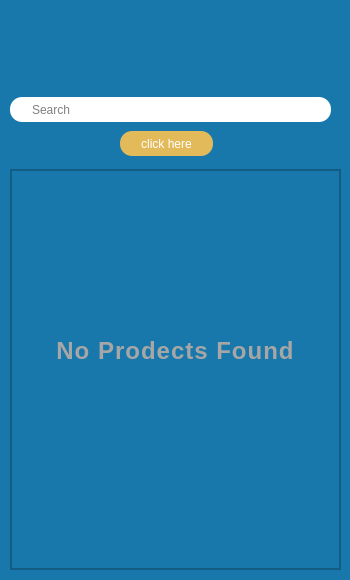
<?xml version="1.0" encoding="UTF-8"?>
<ui version="4.0">
 <class>SellerSearchGui</class>
 <widget class="QDialog" name="SellerSearchGui">
  <property name="geometry">
   <rect>
    <x>0</x>
    <y>0</y>
    <width>350</width>
    <height>580</height>
   </rect>
  </property>
  <property name="windowTitle">
   <string>Dokan Online Market</string>
  </property>
  <property name="windowIcon">
   <iconset resource="Resources.qrc">
    <normaloff>:/img/assets/img/icons/icons8-small-business-96.png</normaloff>:/img/assets/img/icons/icons8-small-business-96.png</iconset>
  </property>
  <property name="styleSheet">
   <string notr="true">*{
background-color: #1978AB;

}</string>
  </property>
  <widget class="QWidget" name="centralwidget" native="true">
   <property name="geometry">
    <rect>
     <x>0</x>
     <y>0</y>
     <width>351</width>
     <height>600</height>
    </rect>
   </property>
   <widget class="QLabel" name="lb_logo_0">
    <property name="geometry">
     <rect>
      <x>90</x>
      <y>18</y>
      <width>161</width>
      <height>71</height>
     </rect>
    </property>
    <property name="text">
     <string/>
    </property>
    <property name="pixmap">
     <pixmap resource="Resources.qrc">:/img/assets/img/logo-white.png</pixmap>
    </property>
    <property name="scaledContents">
     <bool>true</bool>
    </property>
   </widget>
   <widget class="QLineEdit" name="SearchInput">
    <property name="geometry">
     <rect>
      <x>10</x>
      <y>97</y>
      <width>321</width>
      <height>25</height>
     </rect>
    </property>
    <property name="styleSheet">
     <string notr="true">*{
background-color : #ffffff; 
border-radius: 12px;
padding: 0 0 0 20px;

} </string>
    </property>
    <property name="placeholderText">
     <string>Search </string>
    </property>
   </widget>
   <widget class="QScrollArea" name="scrollArea">
    <property name="geometry">
     <rect>
      <x>10</x>
      <y>169</y>
      <width>331</width>
      <height>401</height>
     </rect>
    </property>
    <property name="styleSheet">
     <string notr="true">QScrollBar:vertical {
    border: 2px solid grey;
    background: #32CC99;
    height: 15px;
    margin: 0px 20px 0 20px;
}
QScrollBar::handle:vertical {
    background: white;
    min-width: 20px;
}
QScrollBar::add-line:vertical {
    border: 2px solid grey;
    background: #32CC99;
    width: 20px;
    subcontrol-position: right;
    subcontrol-origin: margin;
}</string>
    </property>
    <property name="widgetResizable">
     <bool>true</bool>
    </property>
    <widget class="QWidget" name="scrollAreaWidgetContents">
     <property name="geometry">
      <rect>
       <x>0</x>
       <y>0</y>
       <width>329</width>
       <height>399</height>
      </rect>
     </property>
     <layout class="QVBoxLayout" name="verticalLayout">
      <property name="leftMargin">
       <number>0</number>
      </property>
      <property name="topMargin">
       <number>0</number>
      </property>
      <property name="rightMargin">
       <number>0</number>
      </property>
      <property name="bottomMargin">
       <number>0</number>
      </property>
      <item>
       <widget class="QFrame" name="parentFrame">
        <property name="frameShape">
         <enum>QFrame::StyledPanel</enum>
        </property>
        <property name="frameShadow">
         <enum>QFrame::Raised</enum>
        </property>
        <layout class="QVBoxLayout" name="verticalLayout_3">
         <item>
          <layout class="QVBoxLayout" name="verticalLayout_2">
           <item>
            <spacer name="verticalSpacer">
             <property name="orientation">
              <enum>Qt::Vertical</enum>
             </property>
             <property name="sizeHint" stdset="0">
              <size>
               <width>20</width>
               <height>40</height>
              </size>
             </property>
            </spacer>
           </item>
          </layout>
         </item>
        </layout>
       </widget>
      </item>
     </layout>
    </widget>
   </widget>
   <widget class="QPushButton" name="btn_search">
    <property name="geometry">
     <rect>
      <x>120</x>
      <y>131</y>
      <width>93</width>
      <height>25</height>
     </rect>
    </property>
    <property name="styleSheet">
     <string notr="true">*{
background-color : #ffffff; 
border-radius: 12px;
background-color: #E3BA5A;
	color: rgb(255, 255, 255);
} </string>
    </property>
    <property name="text">
     <string>click here</string>
    </property>
   </widget>
   <widget class="QLabel" name="lb_NoProduct">
    <property name="geometry">
     <rect>
      <x>50</x>
      <y>330</y>
      <width>251</width>
      <height>41</height>
     </rect>
    </property>
    <property name="font">
     <font>
      <pointsize>18</pointsize>
      <bold>true</bold>
     </font>
    </property>
    <property name="styleSheet">
     <string notr="true">*{
letter-spacing: 1px;
color: #a6a6a6;
}</string>
    </property>
    <property name="text">
     <string>No Prodects Found</string>
    </property>
    <property name="alignment">
     <set>Qt::AlignCenter</set>
    </property>
   </widget>
  </widget>
 </widget>
 <resources>
  <include location="Resources.qrc"/>
 </resources>
 <connections/>
</ui>
